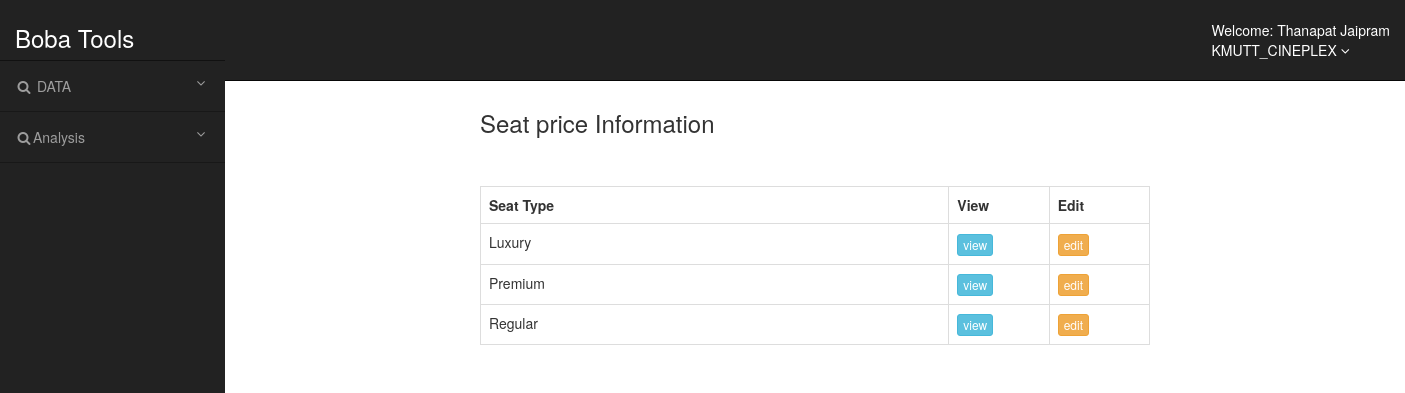
The app's page /seatPriceManager.php (signed in) with its own data.
### tables this page shows
CREATE TABLE `branch` (
  `Branch_ID` varchar(32) NOT NULL,
  `Branch_Name` varchar(64) NOT NULL,
  `Branch_Address` varchar(200) NOT NULL,
  `Branch_Tel` varchar(13) NOT NULL,
  `Number_Theater` int(2) NOT NULL,
  `OC_Time` varchar(64) NOT NULL
);

CREATE TABLE `seatprice` (
  `Seat_Type` varchar(32) NOT NULL,
  `Seat_Price` int(4) NOT NULL,
  `SeatType_ID` int(11) NOT NULL
);

### seatPriceManager.php (the view, shortened to what this page needs)
<?php
include('connection.php');
?>
<!DOCTYPE html>
<head>
    <link rel="stylesheet" href="https://maxcdn.bootstrapcdn.com/bootstrap/3.3.7/css/bootstrap.min.css">
    <link rel="stylesheet" href="crudstyle.css">
</head>
<body>
<?php require 'headerManager.php';?>
    <div class="container bg-white pt-2 pb-4 ">
        <div class="container" style="width:700px;">
            <h3 aligh="conter">Seat price Information</h3>
            <br><br>
            <div class="table-responsive">
                <table class="table table-bordered">
                    <tr>
                        <th width="70%">Seat Type</th>
                        <th width="15%">View</th>
                        <th width="15%">Edit</th>
                    </tr>
                    <?php
                    $query = "SELECT * FROM seatprice";
                    $result = mysqli_query($conn, $query);
                    while ($row = mysqli_fetch_array($result)) {
                    ?>
                        <tr>
                            <td><?php echo $row['Seat_Type']; ?></td>
                            <td><input type="button" name="view" value="view" class="btn btn-info btn-xs view_detail" id="<?php echo $row['SeatType_ID']; ?>" /> </td>
                            <td><input type="button" name="edit" value="edit" class="btn btn-warning btn-xs edit_detail" id="<?php echo $row['SeatType_ID']; ?>" /> </td>
                        </tr>
                    <?php
                    } ?>
                </table>
            </div>
        </div>
    </div>
</body>
</html>

### headermanager.php (shortened to what this page needs)
<?php
    $bID = $_SESSION['branch'];
    $bquery = "SELECT * FROM branch WHERE Branch_ID = $bID";
    $bresult = mysqli_query($conn,$bquery);
    $brow = mysqli_fetch_array($bresult);
    $bname = $brow['Branch_Name'];
?>
<div id="wrapper">
    <nav class="navbar navbar-inverse navbar-fixed-top" role="navigation">
        <div class="navbar-header">
            <a class="navbar-brand" href="#">
                <h3>Boba Tools</h3>
            </a>
        </div>
        <ul class="nav navbar-right top-nav">
            <li class="dropdown">
                <a href="#" class="dropdown-toggle" data-toggle="dropdown">Welcome: <?php echo $_SESSION['user'].'<br>'.$bname; ?> <b class="fa fa-angle-down"></b></a>
            </li>
        </ul>
        <div class="collapse navbar-collapse navbar-ex1-collapse">
            <ul class="nav navbar-nav side-nav">
                <li>
                    <a href="#" data-toggle="collapse" data-target="#submenu-1"><i class="fa fa-fw fa-search"></i>  DATA<i class="fa fa-fw fa-angle-down pull-right"></i></a>
                </li>
                <li>
                    <a href="#" data-toggle="collapse" data-target="#submenu-2"><i class="fa fa-fw fa-search"></i>Analysis<i class="fa fa-fw fa-angle-down pull-right"></i></a>
                </li>
            </ul>
        </div>
    </nav>
    <br><br>

### crudstyle.css (style rules this page uses)
@media (min-width:768px) { body { margin-top: 50px; } }
#wrapper { padding-left: 0; }
@media (min-width:768px) { #wrapper { padding-left: 225px; } }
.top-nav { padding: 0 15px; }
.top-nav>li { display: inline-block; float: left; }
.top-nav>li>a { padding-top: 20px; padding-bottom: 20px; line-height: 20px; color: #fff; }
@media (min-width:768px) { .side-nav { position: fixed; top: 60px; left: 225px; width: 225px; margin-left: -225px; border: none; border-radius: 0; border-top: 1px rgba(0,0,0,.5) solid; overflow-y: auto; background-color: #222; bottom: 0; overflow-x: hidden; padding-bottom: 40px; } }
@media (min-width:768px) { .side-nav>li>a { width: 225px; border-bottom: 1px rgba(0,0,0,.3) solid; } }
.navbar-brand { padding: 5px 15px; }

### records on screen
branch: Branch_Name "KMUTT_CINEPLEX"
seatprice: Seat_Type "Luxury"
seatprice: Seat_Type "Premium"
seatprice: Seat_Type "Regular"

### other values on screen
$_SESSION['user'] "Thanapat Jaipram"
